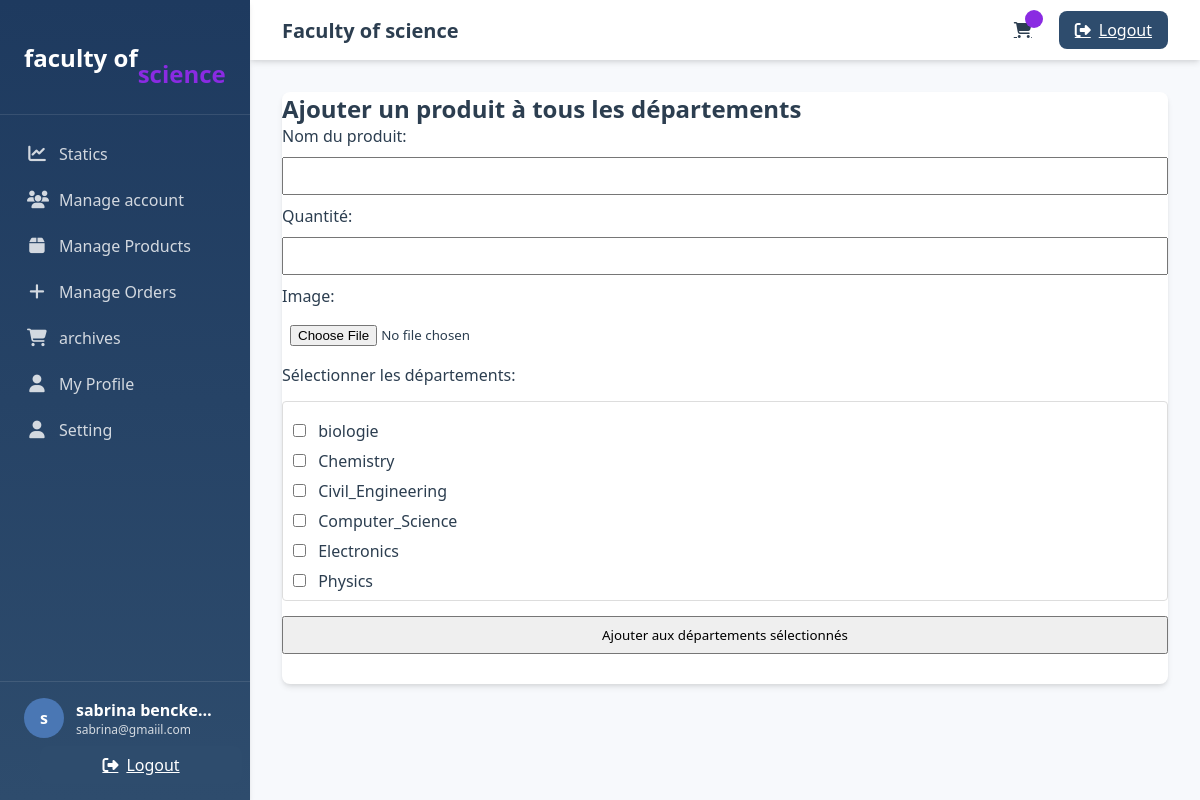
Page /php/add_product_all.php (signed in) on the earlier database version.
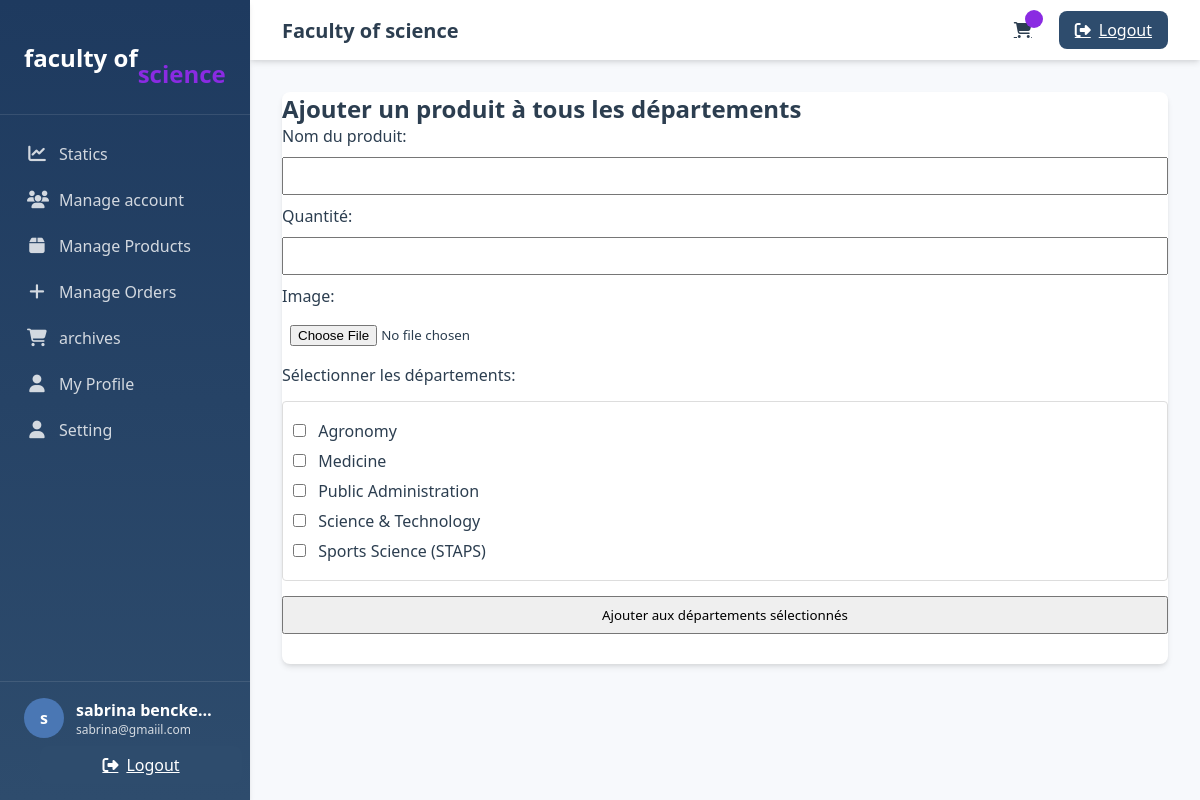
Same page on the later database version.
### tables this page shows
CREATE TABLE IF NOT EXISTS `departement` (
  `id` int NOT NULL AUTO_INCREMENT,
  `nom` varchar(100) NOT NULL,
  `code` varchar(10) NOT NULL,
  `speciality` varchar(50) NOT NULL,
  PRIMARY KEY (`id`),
  UNIQUE KEY `speciality` (`speciality`)
);

### php/add_product_all.php (the view, shortened to what this page needs)
<?php include 'sidebar.php'; ?>
<div class="section">
    <h2>Ajouter un produit à tous les départements</h2>
    <form method="POST" enctype="multipart/form-data">
        <label>Nom du produit:</label>
        <input type="text" name="name" required>
        <label>Quantité:</label>
        <input type="number" name="quantity" required>
        <label>Image:</label>
        <input type="file" name="image" required>
        <label>Sélectionner les départements:</label>
        <div class="departments-list">
            <?php
            $departments = mysqli_query($conn, "SELECT * FROM departement ORDER BY speciality");
            while ($dept = mysqli_fetch_assoc($departments)) {
                echo "<label class='department-option'>";
                echo "<input type='checkbox' name='departments[]' value='" . $dept['id'] . "'> ";
                echo htmlspecialchars($dept['speciality']);
                echo "</label>";
            }
            ?>
        </div>
        <button type="submit" name="submit">Ajouter aux départements sélectionnés</button>
    </form>
</div>

Differences in the rows shown:
removed departement: speciality "biologie"
removed departement: speciality "Chemistry"
removed departement: speciality "Civil_Engineering"
removed departement: speciality "Computer_Science"
removed departement: speciality "Electronics"
removed departement: speciality "Physics"
added departement: speciality "Agronomy"
added departement: speciality "Medicine"
added departement: speciality "Public Administration"
added departement: speciality "Science & Technology"
added departement: speciality "Sports Science (STAPS)"
